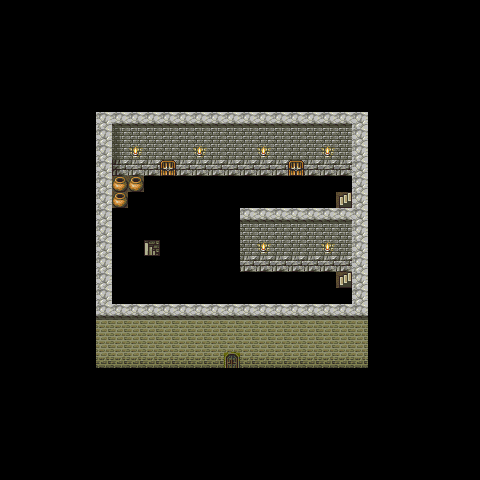

This game map was drawn from its Tiled (.tmx) file and the tilesets committed beside it. A one-line description and the full map source follow:
An orthogonal 30x30 tile map with 16x16 px tiles, 1 tile layer (collision), 1 hidden layer not drawn and 2 objects (goout01, goout02).

<map version="1.0" tiledversion="1.1.6" orientation="orthogonal" renderorder="right-down" width="30" height="30" tilewidth="16" tileheight="16" infinite="0" nextobjectid="3">
 <tileset firstgid="1" name="map5_vnitrek1v2" tilewidth="16" tileheight="16" tilecount="252" columns="12">
  <image source="map5_vnitrek1v2.png" width="192" height="336" />
 </tileset>
 <layer name="background" width="30" height="30" visible="0">
  <data encoding="csv">
1,1,1,1,1,1,1,1,1,1,1,1,1,1,1,1,1,1,1,1,1,1,1,1,1,1,1,1,1,1,
1,1,1,1,1,1,1,1,1,1,1,1,1,1,1,1,1,1,1,1,1,1,1,1,1,1,1,1,1,1,
1,1,1,1,1,1,1,1,1,1,1,1,1,1,1,1,1,1,1,1,1,1,1,1,1,1,1,1,1,1,
1,1,1,1,1,1,1,1,1,1,1,1,1,1,1,1,1,1,1,1,1,1,1,1,1,1,1,1,1,1,
1,1,1,1,1,1,1,1,1,1,1,1,1,1,1,1,1,1,1,1,1,1,1,1,1,1,1,1,1,1,
1,1,1,1,1,1,1,1,1,1,1,1,1,1,1,1,1,1,1,1,1,1,1,1,1,1,1,1,1,1,
1,1,1,1,1,1,1,1,1,1,1,1,1,1,1,1,1,1,1,1,1,1,1,1,1,1,1,1,1,1,
1,1,1,1,1,1,14,15,23,23,23,23,23,23,23,23,23,23,23,23,23,23,24,1,1,1,1,1,1,1,
1,1,1,1,1,1,26,27,35,35,35,35,35,35,35,35,35,35,35,35,35,35,36,1,1,1,1,1,1,1,
1,1,1,1,1,1,38,39,42,47,47,47,42,47,47,47,42,47,47,47,42,47,48,1,1,1,1,1,1,1,
1,1,1,1,1,1,50,51,59,59,53,59,59,59,59,59,59,59,53,59,59,59,60,1,1,1,1,1,1,1,
1,1,1,1,1,1,62,183,183,88,88,88,88,88,88,88,88,88,88,88,89,90,168,1,1,1,1,1,1,1,
1,1,1,1,1,1,74,183,100,100,100,100,100,100,100,100,100,100,100,100,101,202,180,1,1,1,1,1,1,1,
1,1,1,1,1,1,86,87,113,89,90,90,90,90,90,92,93,94,92,92,93,94,192,1,1,1,1,1,1,1,
1,1,1,1,1,1,98,99,125,101,102,102,102,102,102,104,105,106,104,104,105,106,204,1,1,1,1,1,1,1,
1,1,1,1,1,1,110,111,112,82,114,114,114,114,114,116,117,118,116,116,117,118,168,1,1,1,1,1,1,1,
1,1,1,1,1,1,122,123,124,125,126,126,126,126,126,128,129,130,128,128,129,130,180,1,1,1,1,1,1,1,
1,1,1,1,1,1,134,135,136,137,138,138,138,138,138,138,138,138,138,138,138,202,192,1,1,1,1,1,1,1,
1,1,1,1,1,1,146,147,148,149,150,150,150,150,150,150,150,150,150,150,150,150,204,1,1,1,1,1,1,1,
1,1,1,1,1,1,206,207,208,206,207,208,209,210,211,212,213,214,215,216,206,207,208,1,1,1,1,1,1,1,
1,1,1,1,1,1,218,219,220,218,219,220,221,222,223,224,225,226,227,228,218,219,220,1,1,1,1,1,1,1,
1,1,1,1,1,1,230,231,232,230,231,232,233,234,235,236,237,238,239,240,230,231,232,1,1,1,1,1,1,1,
1,1,1,1,1,1,242,243,244,242,243,244,245,246,247,248,249,250,251,252,242,243,244,1,1,1,1,1,1,1,
1,1,1,1,1,1,1,1,1,1,1,1,1,1,1,1,1,1,1,1,1,1,1,1,1,1,1,1,1,1,
1,1,1,1,1,1,1,1,1,1,1,1,1,1,1,1,1,1,1,1,1,1,1,1,1,1,1,1,1,1,
1,1,1,1,1,1,1,1,1,1,1,1,1,1,1,1,1,1,1,1,1,1,1,1,1,1,1,1,1,1,
1,1,1,1,1,1,1,1,1,1,1,1,1,1,1,1,1,1,1,1,1,1,1,1,1,1,1,1,1,1,
1,1,1,1,1,1,1,1,1,1,1,1,1,1,1,1,1,1,1,1,1,1,1,1,1,1,1,1,1,1,
1,1,1,1,1,1,1,1,1,1,1,1,1,1,1,1,1,1,1,1,1,1,1,1,1,1,1,1,1,1,
1,1,1,1,1,1,1,1,1,1,1,1,1,1,1,1,1,1,1,1,1,1,1,1,1,1,1,1,1,1
</data>
 </layer>
 <layer name="collision" width="30" height="30">
  <data encoding="csv">
1,1,1,1,1,1,1,1,1,1,1,1,1,1,1,1,1,1,1,1,1,1,1,1,1,1,1,1,1,1,
1,1,1,1,1,1,1,1,1,1,1,1,1,1,1,1,1,1,1,1,1,1,1,1,1,1,1,1,1,1,
1,1,1,1,1,1,1,1,1,1,1,1,1,1,1,1,1,1,1,1,1,1,1,1,1,1,1,1,1,1,
1,1,1,1,1,1,1,1,1,1,1,1,1,1,1,1,1,1,1,1,1,1,1,1,1,1,1,1,1,1,
1,1,1,1,1,1,1,1,1,1,1,1,1,1,1,1,1,1,1,1,1,1,1,1,1,1,1,1,1,1,
1,1,1,1,1,1,1,1,1,1,1,1,1,1,1,1,1,1,1,1,1,1,1,1,1,1,1,1,1,1,
1,1,1,1,1,1,1,1,1,1,1,1,1,1,1,1,1,1,1,1,1,1,1,1,1,1,1,1,1,1,
1,1,1,1,1,1,14,15,23,23,23,23,23,23,23,23,23,23,23,23,23,23,24,1,1,1,1,1,1,1,
1,1,1,1,1,1,26,27,35,35,35,35,35,35,35,35,35,35,35,35,35,35,36,1,1,1,1,1,1,1,
1,1,1,1,1,1,38,39,42,47,47,47,42,47,47,47,42,47,47,47,42,47,48,1,1,1,1,1,1,1,
1,1,1,1,1,1,50,51,59,59,53,59,59,59,59,59,59,59,53,59,59,59,60,1,1,1,1,1,1,1,
1,1,1,1,1,1,62,183,183,0,0,0,0,0,0,0,0,0,0,0,0,0,168,1,1,1,1,1,1,1,
1,1,1,1,1,1,74,183,0,0,0,0,0,0,0,0,0,0,0,0,0,202,180,1,1,1,1,1,1,1,
1,1,1,1,1,1,86,0,0,0,0,0,0,0,0,92,93,94,92,92,93,94,192,1,1,1,1,1,1,1,
1,1,1,1,1,1,98,0,0,0,0,0,0,0,0,104,105,106,104,104,105,106,204,1,1,1,1,1,1,1,
1,1,1,1,1,1,110,0,0,82,0,0,0,0,0,116,117,118,116,116,117,118,168,1,1,1,1,1,1,1,
1,1,1,1,1,1,122,0,0,0,0,0,0,0,0,128,129,130,128,128,129,130,180,1,1,1,1,1,1,1,
1,1,1,1,1,1,134,0,0,0,0,0,0,0,0,0,0,0,0,0,0,202,192,1,1,1,1,1,1,1,
1,1,1,1,1,1,146,0,0,0,0,0,0,0,0,0,0,0,0,0,0,0,204,1,1,1,1,1,1,1,
1,1,1,1,1,1,206,207,208,206,207,208,209,210,211,212,213,214,215,216,206,207,208,1,1,1,1,1,1,1,
1,1,1,1,1,1,218,219,220,218,219,220,221,222,223,224,225,226,227,228,218,219,220,1,1,1,1,1,1,1,
1,1,1,1,1,1,230,231,232,230,231,232,233,234,235,236,237,238,239,240,230,231,232,1,1,1,1,1,1,1,
1,1,1,1,1,1,242,243,244,242,243,244,245,246,247,248,249,250,251,252,242,243,244,1,1,1,1,1,1,1,
1,1,1,1,1,1,1,1,1,1,1,1,1,1,1,1,1,1,1,1,1,1,1,1,1,1,1,1,1,1,
1,1,1,1,1,1,1,1,1,1,1,1,1,1,1,1,1,1,1,1,1,1,1,1,1,1,1,1,1,1,
1,1,1,1,1,1,1,1,1,1,1,1,1,1,1,1,1,1,1,1,1,1,1,1,1,1,1,1,1,1,
1,1,1,1,1,1,1,1,1,1,1,1,1,1,1,1,1,1,1,1,1,1,1,1,1,1,1,1,1,1,
1,1,1,1,1,1,1,1,1,1,1,1,1,1,1,1,1,1,1,1,1,1,1,1,1,1,1,1,1,1,
1,1,1,1,1,1,1,1,1,1,1,1,1,1,1,1,1,1,1,1,1,1,1,1,1,1,1,1,1,1,
1,1,1,1,1,1,1,1,1,1,1,1,1,1,1,1,1,1,1,1,1,1,1,1,1,1,1,1,1,1
</data>
 </layer>
 <objectgroup name="objects">
  <object id="1" name="goout01" gid="37" x="224" y="319" width="16" height="16" />
  <object id="2" name="goout02" gid="37" x="335" y="286" width="16" height="16" />
 </objectgroup>
</map>
